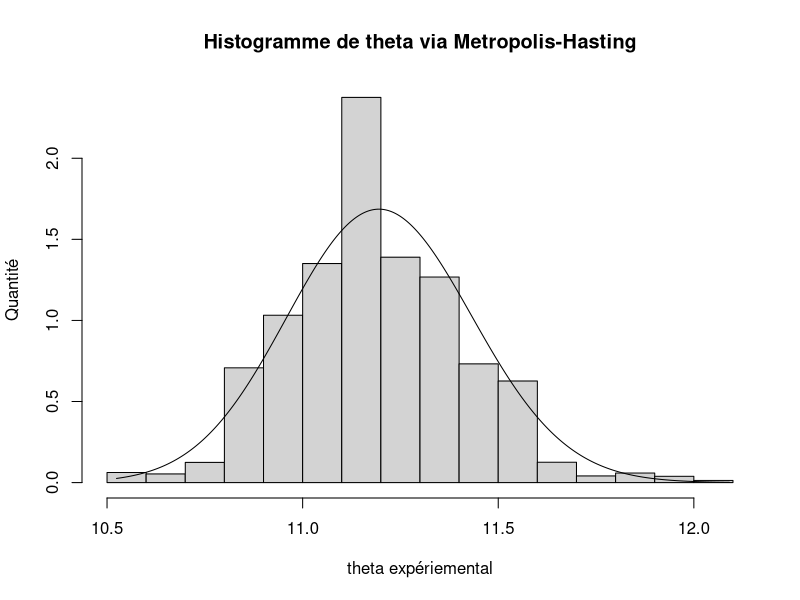
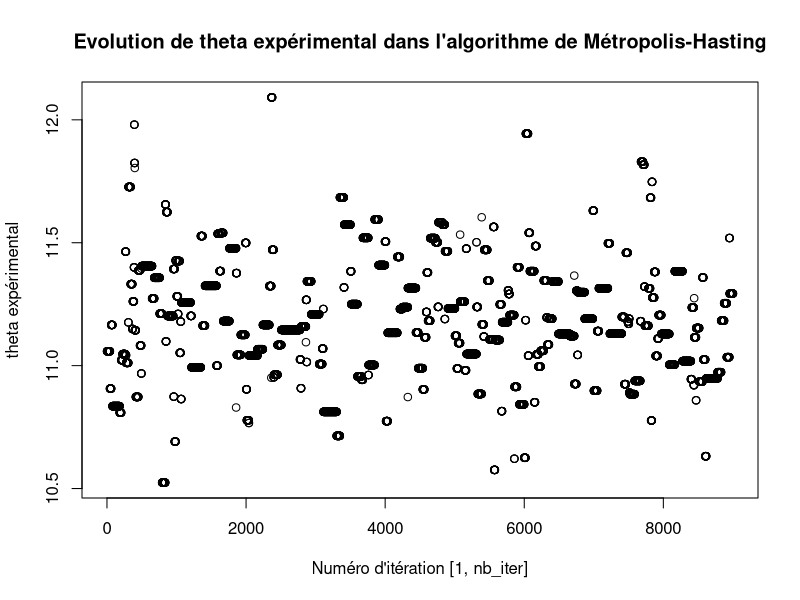
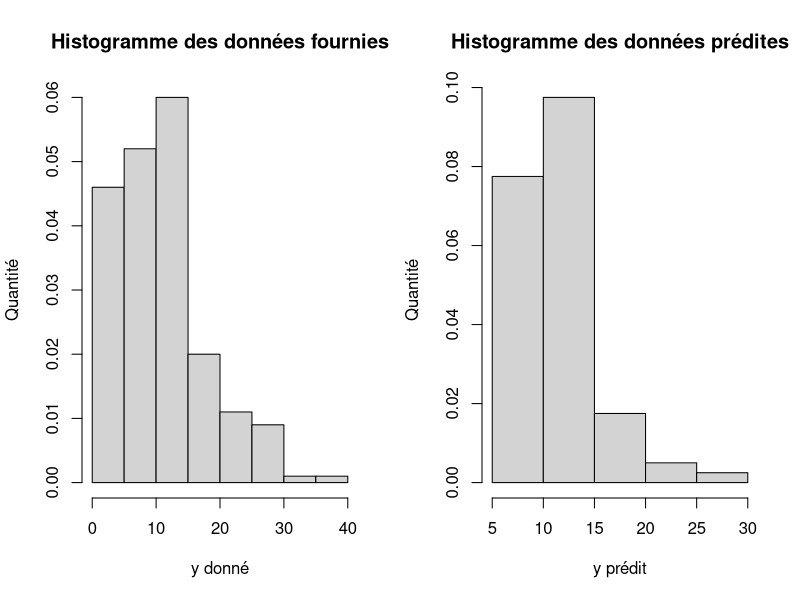
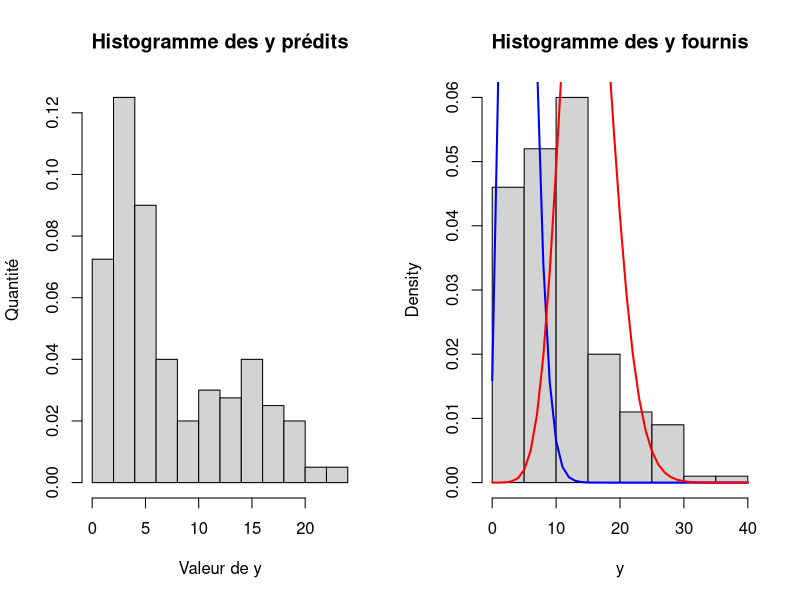
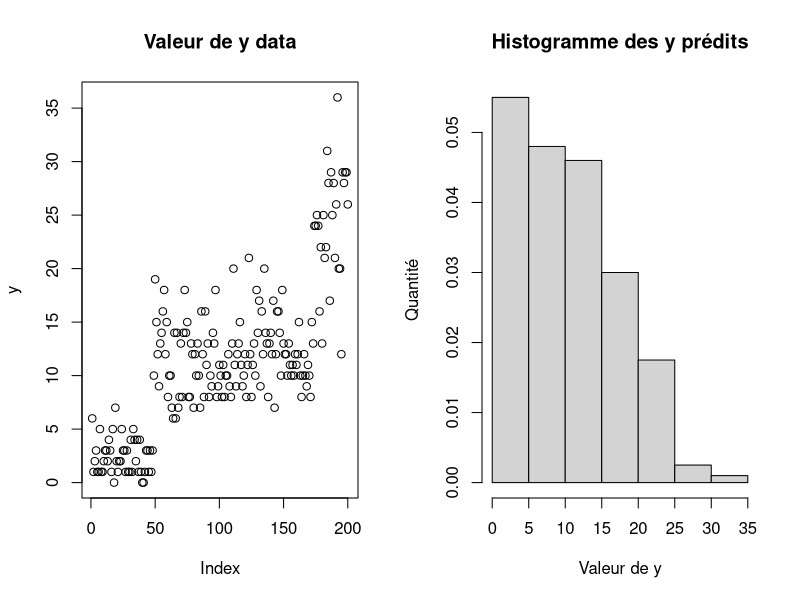
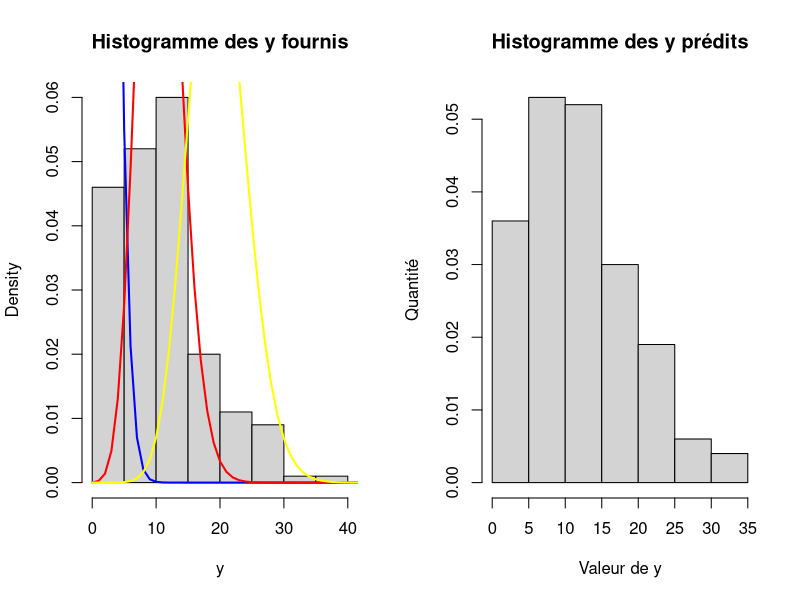
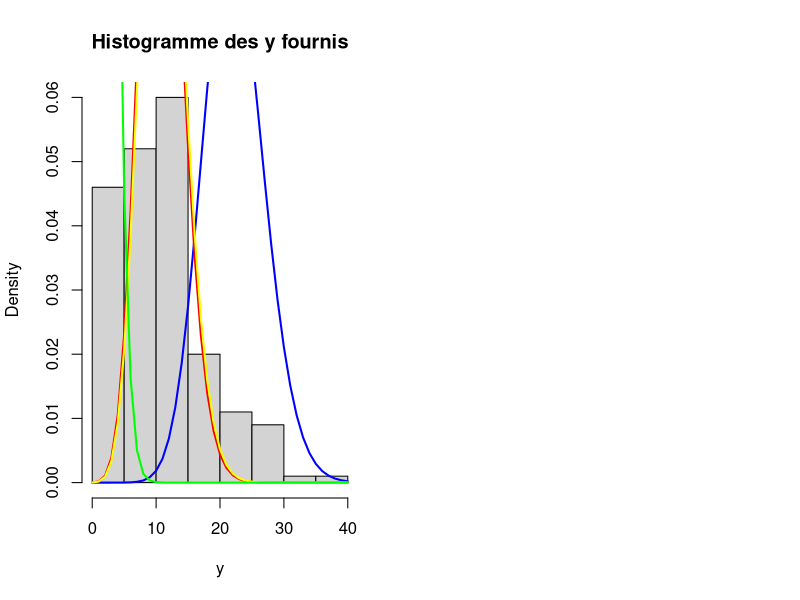

Generate these figures, in order, with R:
## ---- chunk 1
# Problème rencontré pour l'algorithme de Métropolis-Hasting permet de "régler" ce problème :
options(warn=-1)

# Algorithme de Métropolis-Hasting
metropolis <- function(theta_init, nb_iter, y, burn) {
  
  n <- length(y)
  theta <- theta_init
  vect_theta <- c(1:nb_iter)
  
  for (i in 1:nb_iter) {
    
    
    theta_etoile <- rexp(1, rate = 1/theta)
    
    denom <- (dgamma(theta, sum(y), n) * dexp(theta_etoile, 1/theta))
    
    if (is.nan(denom)) {
      #print("Il y a eu un problème à l'éxécution. Néanmoins, l'algorithme de Métropolis s'est relancé automatiquement.")
      return(metropolis(theta_init, nb_iter, y, burn))
    }
    
    if (denom == 0) {
      R <- 1
    } else {
       R <- dgamma(theta_etoile, sum(y), n) * dexp(theta, 1/theta_etoile) / denom
    }
  
    u <- runif(1, 0, 1)
    
    if (u <= R) {
      theta <- theta_etoile
    }
    
    vect_theta[i] <- theta
    
    
  }
  
  return(vect_theta[burn:nb_iter])
}

# Valeur initiale de theta pour metropolis-hasting
theta_init <- 1


# y ensemble de valeur de loi de Poisson
# theta_theo <- 5 # à décommenter pour tester si ça marche bien avec une loi de Poisson
# y <- rpois(80, theta_theo) # à décommenter de même
y <- scan("tp3mpa.data")
nb_iter <- 10000

# Nbr de valeur souhaité burn << nb_iter 
burn <- floor(nb_iter/10)


result <- metropolis(theta_init, nb_iter, y, burn)
hist(result, prob=TRUE, main = "Histogramme de theta via Metropolis-Hasting", xlab = "theta expériemental", ylab = "Quantité")
lines(seq(min(result), max(result), length.out = 1000), dgamma(seq(min(result), max(result), length.out = 1000), sum(y), length(y)))


plot(result, main = "Evolution de theta expérimental dans l'algorithme de Métropolis-Hasting", xlab = "Numéro d'itération [1, nb_iter]", ylab = "theta expérimental")

# Moyenne de theta à posteriori
moy_theta <- mean(result)
print("Moyenne de theta à posteriori :")
moy_theta

# Médiane de theta à posteriori
median_theta <- median(result)
print("Médiane de theta à posteriori:")
median_theta

# Intervalle de confiance à 95% de la moyenne de theta à posteriori
print("Intervalle de confiance à 95% de la moyenne de theta à posteriori")
t.test(result)$conf.int

simulation_predictive <- function(nbr_data_voulu, y) {
  
  theta <- rgamma(1, sum(y), length(y))
  y_prediction <- rpois(nbr_data_voulu, theta)
  
  return(y_prediction)
}

nbr_data_voulu <- 80
prediction <- simulation_predictive(nbr_data_voulu , y)

par(mfrow = c(1,2))
hist(y, prob=TRUE, main = "Histogramme des données fournies", xlab = "y donné", ylab = "Quantité")
hist(prediction, prob=TRUE, main = "Histogramme des données prédites", xlab = "y prédit", ylab = "Quantité")


## ---- chunk 2

simulation_theta <- function(z, y, K) {
  new_theta <- c(1:K)
  for (k in 1:K) {
    nk <- length(z[z==k])
    yk <- sum(y[z==k])/nk
    new_theta[k] <- rgamma(1, nk*yk, nk)
  }
 return(new_theta)
}

calc_sum_prob_yi <- function(yi, theta, K) {
  sum_prob_yi <- 0
  for (k in 1:K) {
    sum_prob_yi <- sum_prob_yi + theta[k]^yi * exp(-theta[k])
  }
  return(sum_prob_yi)
}

simulation_z <- function(theta, y, K) {
  n <- length(y)
  new_z <- c(1:n)
  for (i in 1:n) {
    
    p_zi_equal <- c(1:K)
    total_i <- calc_sum_prob_yi(y[i], theta, K)
    for(k in 1:K) {
      p_zi_equal[k] <-(theta[k]^y[i]*exp(-theta[k]))/total_i 
    }
    new_z[i] <- sample(1:K, size = 1, replace = T, prob = p_zi_equal)
  }
  return(new_z)
}

gibbs <- function(nb_iter, K, y, z_init) {
  # Création des vecteurs theta et z
  theta <- c(1:K)
  theta_k <- c()
  z <- z_init
  for (i in 1:nb_iter) {
    theta <- simulation_theta(z, y, K)
    theta_k <- c(theta_k, theta)
    z <- simulation_z(theta, y, K)
  }
  return(c(theta_k, z))
}


#DOC de la fonction main_melange :
# nb_iter désigne le nombre de tour dans la boucle principale de l'algorithme de Gibbs
# K désigne le nombre de mélange 
# burn désigne le nombre de première valeur qui ne seront pas pris en compte pour 
# estimer les moyennes de theta_k pour k = 1 -> K
main_melange <- function(nb_iter, K, burn, prediction) {
  print("K = ")
  print(K)
  
  # Données fournies
  y <- scan("tp3mpa.data")
  n <- length(y)
  
  # Initialisation
  z_init <- sample(1:K, size = n, replace=T)
  
  result <- gibbs(nb_iter, K, y, z_init)
  theta <- result[1:(nb_iter*K)]
  moy_theta_k <- c(1:K)
  for (k in 0:(K-1)) {
    theta_k_temp <- theta[c(1:(nb_iter*K)) %% K == k]
    moy_theta_k[k+1] <- mean(theta_k_temp[burn:nb_iter]) # burn intervient ici
    #print(theta_k_temp)
  }
  z_exp <- result[(nb_iter*K+1):(nb_iter*K+n)]
  
  print("Espérance de theta_k sachant y :")
  for (k in 1:K) {
    print(moy_theta_k[k])
  }
  
  print("Proportion de chacune des composantes du mélange (trié dans l'ordre k = 1 -> K) :")
  z_prop <- c(1:K)
  for (k in 1:K) {
    z_prop[k] <- length(z_exp[z_exp == k])
  }
  print(z_prop)
  
  if (prediction) {
    return(c(moy_theta_k, z_prop))
  }
  
}

main_melange(1000, 3, 250, F)
## ---- chunk 3
#---------- K = 1 -----------------------
main_melange(1000, 1, 250, F)

## ---- chunk 4

# --------- K = 2 -----------------------
y <- scan("tp3mpa.data")
n <- length(y)
K <- 2
tools <- main_melange(1000, K, 250, T)

moy_theta_K <- tools[1:K]
z_prop_K <- tools[(K+1):(2*K)]

proba <- z_prop_K/n
y_predictive <- c(1:n)
for (i in 1:n) {
  k <- sample(1:K, size = 1, replace = T, prob = proba)
  y_predictive[i] <- rpois(1, moy_theta_K[k])
}
hist(y_predictive, proba =TRUE, main = "Histogramme des y prédits", xlab = "Valeur de y", ylab = "Quantité")

hist(y, prob = TRUE, main = "Histogramme des y fournis")
lines(seq(0, 40), dpois(seq(0, 40), moy_theta_K[1]), col ="blue", lwd = 2)
lines(seq(0, 40), dpois(seq(0, 40), moy_theta_K[2]), col = "red", lwd = 2)

## ---- chunk 5

# --------- K = 3 -----------------------
y <- scan("tp3mpa.data")
n <- length(y)
# Au vu de la dispertion des différentes valeurs de $y$ (via plot($y$)), on sent bien que K = 3 risque de bien correspondre.
K <- 3

tools <- main_melange(1000, K, 250, T)
plot(y, main = "Valeur de y data")

moy_theta_K <- sort(tools[1:K])
z_prop_K <- tools[(K+1):(2*K)]

proba <- z_prop_K/n
y_predictive <- c(1:n)
for (i in 1:(2*n)) {
  k <- sample(1:K, size = 1, replace = T, prob = c(1/4, 1/2, 1/4))
  y_predictive[i] <- rpois(1, moy_theta_K[k])
}
hist(y_predictive, prob =TRUE, main = "Histogramme des y prédits", xlab = "Valeur de y", ylab = "Quantité")

hist(y, prob = TRUE, main = "Histogramme des y fournis")
lines(seq(0, 100), dpois(seq(0, 100), moy_theta_K[1]), col ="blue", lwd = 2)
lines(seq(0, 100), dpois(seq(0, 100), moy_theta_K[2]), col = "red", lwd = 2)
lines(seq(0, 100), dpois(seq(0, 100), moy_theta_K[3]), col = "yellow", lwd = 2)

## ---- chunk 6

# --------- K = 4 -----------------------
y <- scan("tp3mpa.data")
n <- length(y)
K <- 4

main_melange(1000, K, 250, T)



tools <- main_melange(1000, K, 250, T)

moy_theta_K <- tools[1:K]
z_prop_K <- tools[(K+1):(2*K)]

proba <- z_prop_K/n
y_predictive <- c(1:n)
for (i in 1:n) {
  k <- sample(1:K, size = 1, replace = T, prob = proba)
  y_predictive[i] <- rpois(1, moy_theta_K[k])
}
hist(y_predictive, prob =TRUE, main = "Histogramme des y prédits", xlab = "Valeur de y", ylab = "Quantité")

hist(y, proba = TRUE, main = "Histogramme des y fournis")
lines(seq(0, 40), dpois(seq(0, 40), moy_theta_K[1]), col ="blue", lwd = 2)
lines(seq(0, 40), dpois(seq(0, 40), moy_theta_K[2]), col = "red", lwd = 2)
lines(seq(0, 40), dpois(seq(0, 40), moy_theta_K[3]), col = "yellow", lwd = 2)
lines(seq(0, 40), dpois(seq(0, 40), moy_theta_K[4]), col = "green", lwd = 2)

## ---- chunk 7

# --------- K = 5 -----------------------

#Test supplémentaire pour des valeurs plus grandes de K

main_melange(1000, 5, 250, F)

## ---- chunk 8

# --------- K = 10 -----------------------

main_melange(1000, 10, 250, F)

